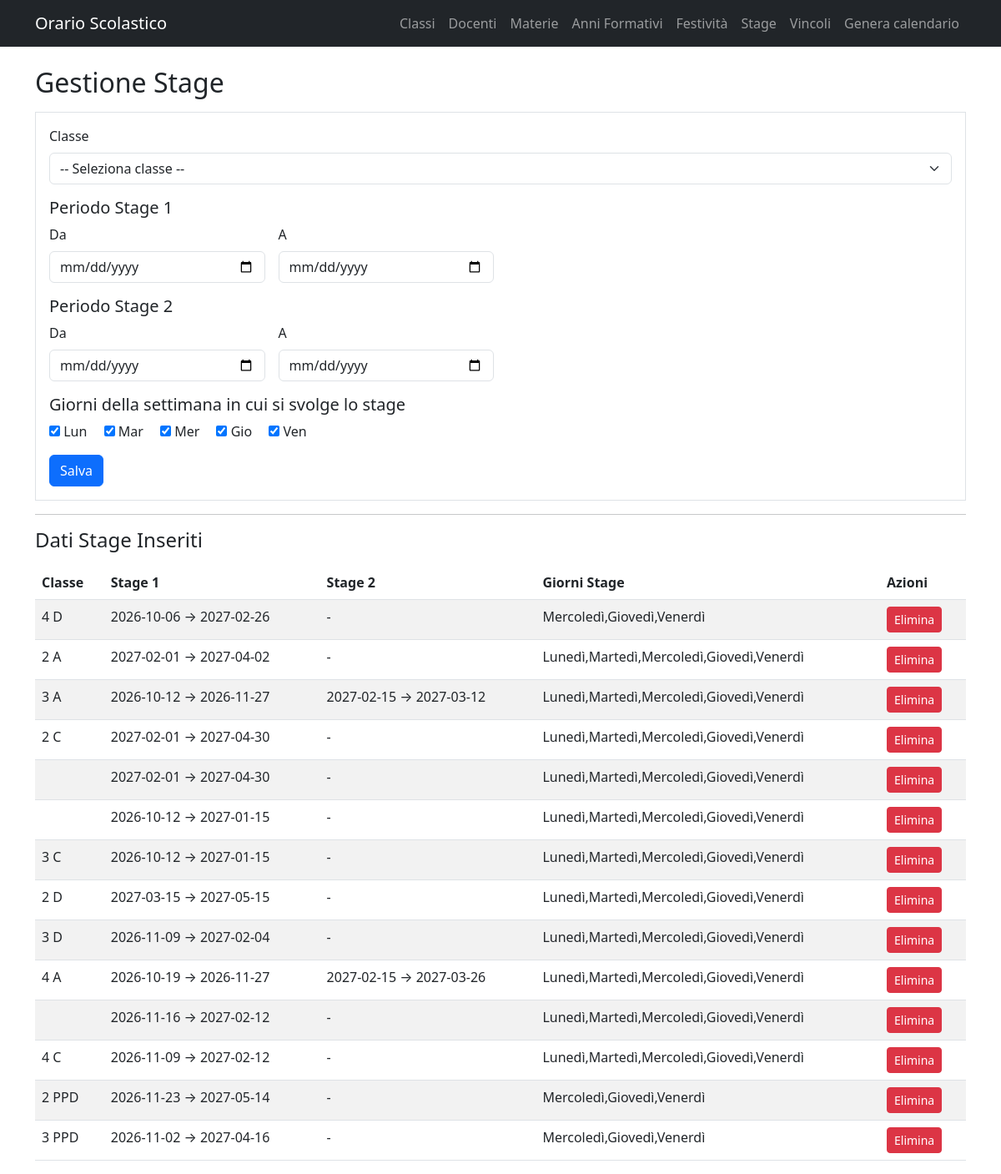
Screenshot of /stage/ with the database file from the repository.
### app/models.py (models this page shows)
class Stage(db.Model):
    id = db.Column(db.Integer, primary_key=True)
    classe_id = db.Column(db.Integer, db.ForeignKey("classe.id"), nullable=False)
    periodo_stage_1_da = db.Column(db.Date)
    periodo_stage_1_a = db.Column(db.Date)
    periodo_stage_2_da = db.Column(db.Date)
    periodo_stage_2_a = db.Column(db.Date)
    giorni_stage = db.Column(db.String(50), default="Lunedì,Martedì,Mercoledì,Giovedì,Venerdì")
    classe = db.relationship("Classe")

class Classe(db.Model):
    id = db.Column(db.Integer, primary_key=True)
    nome_classe = db.Column(db.String(50), nullable=False, unique=True)
    data_inizio = db.Column(db.Date, nullable=True)
    data_fine = db.Column(db.Date, nullable=True)
    ore_massime_giornaliere = db.Column(db.Integer, default=6)
    giorni_lezione = db.Column(db.String(100), default="Lunedì,Martedì,Mercoledì,Giovedì,Venrdì")
    classe_associata_id = db.Column(db.Integer, db.ForeignKey("classe.id"), nullable=True)
    classe_associata = db.relationship("Classe", remote_side=[id])
    materie_assegnate = db.relationship(
        "MateriaClasse",
        backref="classe",
        cascade="all, delete-orphan"
    )
    calendario = db.relationship(
        "CalendarioClasse",
        backref="classe",
        uselist=False,
        cascade="all, delete-orphan"
    )

### app/routes/stage.py (the view)
@stage_bp.route("/")
def gestione_stage():
    classi = Classe.query.order_by(Classe.nome_classe).all()
    stage_dati = Stage.query.all()
    return render_template("stage.html", classi=classi, stage_dati=stage_dati)

### app/templates/stage.html (shortened to what this page needs)
{% extends "base.html" %}
{% block content %}
<div class="container mt-4">
    <h2>Gestione Stage</h2>
    <form action="{{ url_for('stage.salva_stage') }}" method="POST" class="border p-3 mt-3">
        <div class="mb-3">
            <label class="form-label">Classe</label>
            <select name="classe_id" class="form-select" required>
                <option value="">-- Seleziona classe --</option>
            </select>
        </div>
        <h5>Periodo Stage 1</h5>
        <div class="row g-3 mb-3">
            <div class="col-md-3">
                <label class="form-label">Da</label>
                <input type="date" name="stage1_da" class="form-control">
            </div>
            <div class="col-md-3">
                <label class="form-label">A</label>
                <input type="date" name="stage1_a" class="form-control">
            </div>
        </div>
        <h5>Periodo Stage 2</h5>
        <div class="row g-3 mb-3">
            <div class="col-md-3">
                <label class="form-label">Da</label>
                <input type="date" name="stage2_da" class="form-control">
            </div>
            <div class="col-md-3">
                <label class="form-label">A</label>
                <input type="date" name="stage2_a" class="form-control">
            </div>
        </div>
        <h5>Giorni della settimana in cui si svolge lo stage</h5>
        <div class="mb-3">
            <label class="me-3">
                <input type="checkbox" name="giorni_stage" value="Lunedì" checked> Lun
            </label>
            <label class="me-3">
                <input type="checkbox" name="giorni_stage" value="Martedì" checked> Mar
            </label>
            <label class="me-3">
                <input type="checkbox" name="giorni_stage" value="Mercoledì" checked> Mer
            </label>
            <label class="me-3">
                <input type="checkbox" name="giorni_stage" value="Giovedì" checked> Gio
            </label>
            <label class="me-3">
                <input type="checkbox" name="giorni_stage" value="Venerdì" checked> Ven
            </label>
        </div>
        <button class="btn btn-primary">Salva</button>
    </form>
    <hr>
    <h4>Dati Stage Inseriti</h4>
    <table class="table table-striped mt-3">
        <thead>
            <tr>
                <th>Classe</th>
                <th>Stage 1</th>
                <th>Stage 2</th>
                <th>Giorni Stage</th>
                <th>Azioni</th>
            </tr>
        </thead>
        <tbody>
            {% for s in stage_dati %}
            <tr>
                <td>{{ s.classe.nome_classe }}</td>
                <td>
                    {% if s.periodo_stage_1_da %}
                        {{ s.periodo_stage_1_da }} → {{ s.periodo_stage_1_a }}
                    {% else %}
                        -
                    {% endif %}
                </td>
                <td>
                    {% if s.periodo_stage_2_da %}
                        {{ s.periodo_stage_2_da }} → {{ s.periodo_stage_2_a }}
                    {% else %}
                        -
                    {% endif %}
                </td>
                <td>
                    {% if s.giorni_stage %}
                        {{ s.giorni_stage }}
                    {% else %}
                        Lunedì,Martedì,Mercoledì,Giovedì,Venerdì
                    {% endif %}
                </td>
                <td>
                    <form action="{{ url_for('orario.delete_stage', classe_id=s.classe_id) }}"
                          method="POST"
                          style="display:inline;">
                        <button class="btn btn-danger btn-sm"
                                onclick="return confirm('Eliminare le date di stage per questa classe?')">
                            Elimina
                        </button>
                    </form>
                </td>
            </tr>
            {% endfor %}
        </tbody>
    </table>
</div>
{% endblock %}

### rows the page displays
Stage: classe.nome_classe "4 D", periodo_stage_1_da "2026-10-06", periodo_stage_1_a "2027-02-26", giorni_stage "Mercoledì,Giovedì,Venerdì"
Stage: classe.nome_classe "2 A", periodo_stage_1_da "2027-02-01", periodo_stage_1_a "2027-04-02", giorni_stage "Lunedì,Martedì,Mercoledì,Giovedì,Venerdì"
Stage: classe.nome_classe "3 A", periodo_stage_1_da "2026-10-12", periodo_stage_1_a "2026-11-27", periodo_stage_2_da "2027-02-15", periodo_stage_2_a "2027-03-12", giorni_stage "Lunedì,Martedì,Mercoledì,Giovedì,Venerdì"
Stage: classe.nome_classe "2 C", periodo_stage_1_da "2027-02-01", periodo_stage_1_a "2027-04-30", giorni_stage "Lunedì,Martedì,Mercoledì,Giovedì,Venerdì"
Stage: periodo_stage_1_da "2027-02-01", periodo_stage_1_a "2027-04-30", giorni_stage "Lunedì,Martedì,Mercoledì,Giovedì,Venerdì"
Stage: periodo_stage_1_da "2026-10-12", periodo_stage_1_a "2027-01-15", giorni_stage "Lunedì,Martedì,Mercoledì,Giovedì,Venerdì"
Stage: classe.nome_classe "3 C", periodo_stage_1_da "2026-10-12", periodo_stage_1_a "2027-01-15", giorni_stage "Lunedì,Martedì,Mercoledì,Giovedì,Venerdì"
Stage: classe.nome_classe "2 D", periodo_stage_1_da "2027-03-15", periodo_stage_1_a "2027-05-15", giorni_stage "Lunedì,Martedì,Mercoledì,Giovedì,Venerdì"
Stage: classe.nome_classe "3 D", periodo_stage_1_da "2026-11-09", periodo_stage_1_a "2027-02-04", giorni_stage "Lunedì,Martedì,Mercoledì,Giovedì,Venerdì"
Stage: classe.nome_classe "4 A", periodo_stage_1_da "2026-10-19", periodo_stage_1_a "2026-11-27", periodo_stage_2_da "2027-02-15", periodo_stage_2_a "2027-03-26", giorni_stage "Lunedì,Martedì,Mercoledì,Giovedì,Venerdì"
Stage: periodo_stage_1_da "2026-11-16", periodo_stage_1_a "2027-02-12", giorni_stage "Lunedì,Martedì,Mercoledì,Giovedì,Venerdì"
Stage: classe.nome_classe "4 C", periodo_stage_1_da "2026-11-09", periodo_stage_1_a "2027-02-12", giorni_stage "Lunedì,Martedì,Mercoledì,Giovedì,Venerdì"
Stage: classe.nome_classe "2 PPD", periodo_stage_1_da "2026-11-23", periodo_stage_1_a "2027-05-14", giorni_stage "Mercoledì,Giovedì,Venerdì"
Stage: classe.nome_classe "3 PPD", periodo_stage_1_da "2026-11-02", periodo_stage_1_a "2027-04-16", giorni_stage "Mercoledì,Giovedì,Venerdì"
